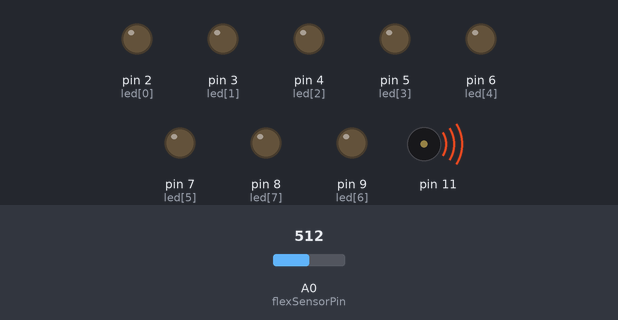
This sketch was run on a simulated Arduino Uno, built with avr-gcc and run on an emulated ATmega328P. Parts: output pins drawn as LEDs (lit = HIGH), buzzer (waves = sounding). The test bench sets the inputs (shaded band); at power-on: A0 (flexSensorPin) = 512. What the sketch prints to the serial monitor is not drawn.

Above: at 1.2 s.
1.3 s: A0 (flexSensorPin) set to 326
At 2.0 s:
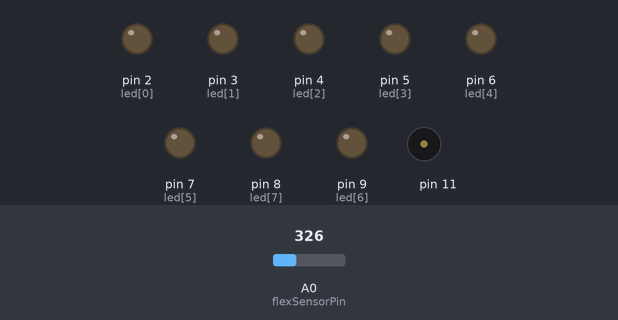
2.8 s: A0 (flexSensorPin) set to 300
At 3.8 s:
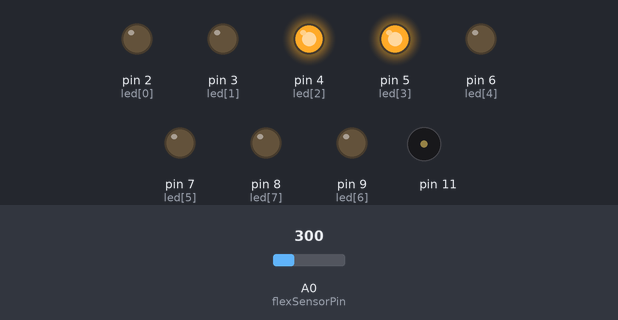
4.3 s: A0 (flexSensorPin) set to 281
5.8 s: A0 (flexSensorPin) set to 249
At 6.4 s:
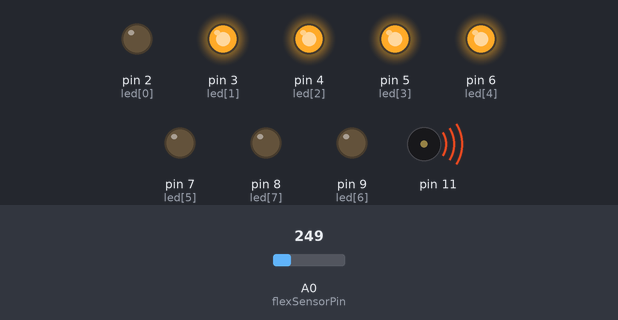
8.8 s: A0 (flexSensorPin) set to 306
At 9.7 s:
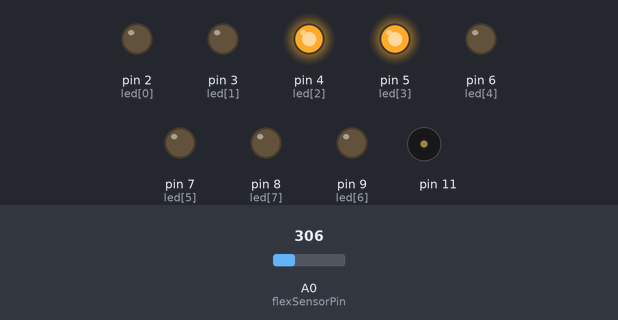
10.3 s: A0 (flexSensorPin) set to 122
At 11.0 s:
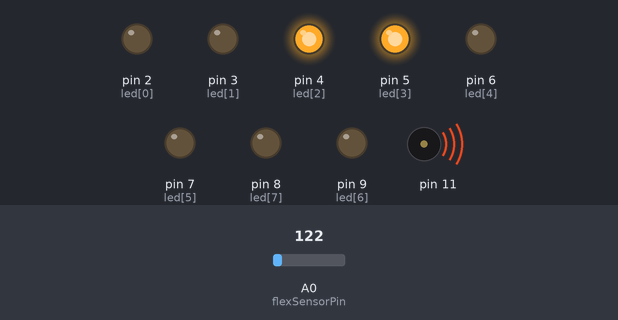
Timing chart, 0 to 13.3 s (numbered marks = the images above; inputs shaded):
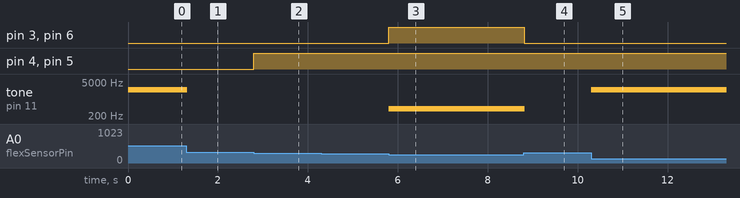

The sketch:

Flex_Stuff.ino
```cpp
int flexSensorPin = A0; //analog pin 0
int c4 = 261;
int d4 = 293;
int e4 = 330;
int f4 = 350;
int g4 = 392;
int a4 = 440;
int b4 = 494;
int c5 = 523;
void flexLight(){
  int fsd = analogRead(flexSensorPin);
  int sensor = map(fsd, 110, 335, 0, 10);
  Serial.println(fsd);
  int pitch;
  if(sensor  == 10 || sensor == 9){
    digitalWrite(4, 0);
    digitalWrite(5, 0);
    digitalWrite(2, 0);
    digitalWrite(3, 0);
    digitalWrite(9, 0);
    digitalWrite(8, 0);
    digitalWrite(6, 0);
    digitalWrite(7, 0);
    pitch = 0;
  }
  else if(sensor  == 7 || sensor == 8){
    digitalWrite(4, 1);
    digitalWrite(5, 1);
    digitalWrite(2, 0);
    digitalWrite(3, 0);
    digitalWrite(9, 0);
    digitalWrite(8, 0);
    digitalWrite(6, 0);
    digitalWrite(7, 0);
    pitch = 0;
  }
  else if(sensor  == 5 || sensor == 6) {
    digitalWrite(4, 1);
    digitalWrite(5, 1);
    digitalWrite(2, 0);
    digitalWrite(3, 1);
    digitalWrite(9, 0);
    digitalWrite(8, 0);
    digitalWrite(6, 1);
    digitalWrite(7, 0);
    pitch = g4;
  }
  else if(sensor  == 3 || sensor == 4) {
    digitalWrite(4, 1);
    digitalWrite(5, 1);
    digitalWrite(2, 1);
    digitalWrite(3, 1);
    digitalWrite(9, 0);
    digitalWrite(8, 0);
    digitalWrite(6, 1);
    digitalWrite(7, 1);
    pitch = a4;
  }
  else if(sensor  == 1 || sensor == 2) {
    digitalWrite(4, 1);
    digitalWrite(5, 1);
    digitalWrite(2, 1);
    digitalWrite(3, 1);
    digitalWrite(9, 1);
    digitalWrite(8, 1);
    digitalWrite(6, 1);
    digitalWrite(7, 1);
    pitch = c4;
  }
  tone(11, pitch, 10);
  delay(10);
}

void flexBackForth() {
  int flexRead = analogRead(flexSensorPin);
  int sensor = map(flexRead, 110, 335, 0, 8);
  //int pitch = map(flexRead, 110, 335, 200,1000);
  if(sensor  = 4){
    digitalWrite(4, 0);
    digitalWrite(5, 0);
    digitalWrite(2, 0);
    digitalWrite(3, 0);
    digitalWrite(9, 0);
    digitalWrite(8, 0);
    digitalWrite(6, 0);
    digitalWrite(7, 0);
  }
  else if(sensor = 5){
    digitalWrite(4, 1);
    digitalWrite(5, 1);
    digitalWrite(2, 0);
    digitalWrite(3, 0);
    digitalWrite(9, 0);
    digitalWrite(8, 0);
    digitalWrite(6, 0);
    digitalWrite(7, 0);
  }
  else if(sensor = 6) {
    digitalWrite(4, 1);
    digitalWrite(5, 1);
    digitalWrite(2, 0);
    digitalWrite(3, 1);
    digitalWrite(9, 0);
    digitalWrite(8, 0);
    digitalWrite(6, 1);
    digitalWrite(7, 0);
  }
  else if(sensor = 7) {
    digitalWrite(4, 1);
    digitalWrite(5, 1);
    digitalWrite(2, 1);
    digitalWrite(3, 1);
    digitalWrite(9, 0);
    digitalWrite(8, 0);
    digitalWrite(6, 1);
    digitalWrite(7, 1);
  }
  else if(sensor = 8) {
    digitalWrite(4, 1);
    digitalWrite(5, 1);
    digitalWrite(2, 1);
    digitalWrite(3, 1);
    digitalWrite(9, 1);
    digitalWrite(8, 1);
    digitalWrite(6, 1);
    digitalWrite(7, 1);
  }
  else if(sensor = 3){
    digitalWrite(4, 0);
    digitalWrite(5, 0);
    digitalWrite(2, 0);
    digitalWrite(3, 0);
    digitalWrite(9, 1);
    digitalWrite(8, 1);
    digitalWrite(6, 0);
    digitalWrite(7, 0);
  }
  else if(sensor = 2) {
    digitalWrite(4, 0);
    digitalWrite(5, 0);
    digitalWrite(2, 1);
    digitalWrite(3, 0);
    digitalWrite(9, 1);
    digitalWrite(8, 1);
    digitalWrite(6, 1);
    digitalWrite(7, 0);
  }
  else if(sensor = 1) {
    digitalWrite(4, 1);
    digitalWrite(5, 1);
    digitalWrite(2, 0);
    digitalWrite(3, 0);
    digitalWrite(9, 1);
    digitalWrite(8, 1);
    digitalWrite(6, 1);
    digitalWrite(7, 1);
  }
  else if(sensor = 0) {
    digitalWrite(4, 1);
    digitalWrite(5, 1);
    digitalWrite(2, 1);
    digitalWrite(3, 1);
    digitalWrite(9, 1);
    digitalWrite(8, 1);
    digitalWrite(6, 1);
    digitalWrite(7, 1);
  }
  //tone(11, pitch, 50);
}

void flexRound(){
  int led[] = {2,3,4,5,6,7,9,8};
  for(int i = 0; i < 8, i > -1; i+= 0){
    int flexRead = analogRead(flexSensorPin);
    int sensor = map(flexRead, 110, 335, 0,10);
    int spd;
    if(sensor > 5){
      i = i + 1;
      spd = (-37*sensor) + 250;
    }
    else if(sensor < 5) {
      i = i - 1;
      spd = (-45 * sensor) + 250;
    }
    digitalWrite(led[i],1);
    delay(spd);
    digitalWrite(led[i],0);
  }
}

void setup(){
  Serial.begin(9600);
  pinMode(4,1);
  pinMode(5,1);
  pinMode(6,1);
  pinMode(7,1);
  pinMode(8,1);
  pinMode(9,1);
  pinMode(3,1);
  pinMode(2,1);
  pinMode(11,1);
}

void loop(){
  flexLight();
  //flexBackForth();
  //flexRound();
 }
```

Measured:
- the behaviour switches between 313 and 312 on A0 (flexSensorPin) (found by bisection; images 1 and 2)
- the behaviour switches between 268 and 267 on A0 (flexSensorPin) (found by bisection; images 2 and 3)
- after the input at 1.3 s, tone on pin 11: 2446 Hz → silent at once
- after the input at 2.8 s, pin 4 (led[2]), pin 5 (led[3]): LOW → HIGH at once
- after the input at 5.8 s, pin 3 (led[1]), pin 6 (led[4]): LOW → HIGH at once; tone on pin 11: silent → 392 Hz at once
- after the input at 8.8 s, pin 3 (led[1]), pin 6 (led[4]): HIGH → LOW at once; tone on pin 11: 392 Hz → silent at once
- after the input at 10.3 s, tone on pin 11: silent → 2446 Hz at once
